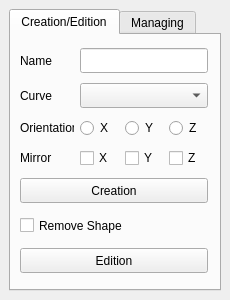
<?xml version="1.0" encoding="UTF-8"?>
<ui version="4.0">
 <class>CMMainWindow</class>
 <widget class="QMainWindow" name="CMMainWindow">
  <property name="geometry">
   <rect>
    <x>0</x>
    <y>0</y>
    <width>230</width>
    <height>300</height>
   </rect>
  </property>
  <property name="minimumSize">
   <size>
    <width>230</width>
    <height>300</height>
   </size>
  </property>
  <property name="maximumSize">
   <size>
    <width>230</width>
    <height>300</height>
   </size>
  </property>
  <property name="windowTitle">
   <string>Curve Manager</string>
  </property>
  <widget class="QWidget" name="centralwidget">
   <layout class="QGridLayout" name="gridLayout_3">
    <item row="0" column="0">
     <widget class="QTabWidget" name="tabWidget">
      <property name="minimumSize">
       <size>
        <width>210</width>
        <height>270</height>
       </size>
      </property>
      <property name="currentIndex">
       <number>0</number>
      </property>
      <widget class="QWidget" name="tab">
       <attribute name="title">
        <string>Creation/Edition</string>
       </attribute>
       <layout class="QGridLayout" name="gridLayout">
        <item row="0" column="0">
         <widget class="QLabel" name="label">
          <property name="minimumSize">
           <size>
            <width>0</width>
            <height>25</height>
           </size>
          </property>
          <property name="maximumSize">
           <size>
            <width>54</width>
            <height>25</height>
           </size>
          </property>
          <property name="text">
           <string>Name</string>
          </property>
         </widget>
        </item>
        <item row="0" column="1">
         <widget class="QLineEdit" name="name_lE">
          <property name="minimumSize">
           <size>
            <width>0</width>
            <height>25</height>
           </size>
          </property>
          <property name="maximumSize">
           <size>
            <width>128</width>
            <height>25</height>
           </size>
          </property>
         </widget>
        </item>
        <item row="1" column="0">
         <widget class="QLabel" name="label_2">
          <property name="minimumSize">
           <size>
            <width>0</width>
            <height>25</height>
           </size>
          </property>
          <property name="maximumSize">
           <size>
            <width>54</width>
            <height>25</height>
           </size>
          </property>
          <property name="text">
           <string>Curve</string>
          </property>
         </widget>
        </item>
        <item row="1" column="1">
         <widget class="QComboBox" name="curve_comB">
          <property name="minimumSize">
           <size>
            <width>0</width>
            <height>25</height>
           </size>
          </property>
          <property name="maximumSize">
           <size>
            <width>128</width>
            <height>25</height>
           </size>
          </property>
         </widget>
        </item>
        <item row="2" column="0">
         <widget class="QLabel" name="label_3">
          <property name="maximumSize">
           <size>
            <width>54</width>
            <height>25</height>
           </size>
          </property>
          <property name="text">
           <string>Orientation</string>
          </property>
         </widget>
        </item>
        <item row="2" column="1">
         <layout class="QHBoxLayout" name="horizontalLayout">
          <item>
           <widget class="QRadioButton" name="orientation_rB_x">
            <property name="text">
             <string>X</string>
            </property>
           </widget>
          </item>
          <item>
           <widget class="QRadioButton" name="orientation_rB_y">
            <property name="text">
             <string>Y</string>
            </property>
           </widget>
          </item>
          <item>
           <widget class="QRadioButton" name="orientation_rB_z">
            <property name="text">
             <string>Z</string>
            </property>
           </widget>
          </item>
         </layout>
        </item>
        <item row="3" column="0">
         <widget class="QLabel" name="label_4">
          <property name="maximumSize">
           <size>
            <width>54</width>
            <height>25</height>
           </size>
          </property>
          <property name="text">
           <string>Mirror</string>
          </property>
         </widget>
        </item>
        <item row="3" column="1">
         <layout class="QHBoxLayout" name="horizontalLayout_2">
          <item>
           <widget class="QCheckBox" name="mirror_cB_x">
            <property name="text">
             <string>X</string>
            </property>
           </widget>
          </item>
          <item>
           <widget class="QCheckBox" name="mirror_cB_y">
            <property name="text">
             <string>Y</string>
            </property>
           </widget>
          </item>
          <item>
           <widget class="QCheckBox" name="mirror_cB_z">
            <property name="text">
             <string>Z</string>
            </property>
           </widget>
          </item>
         </layout>
        </item>
        <item row="4" column="0" colspan="2">
         <widget class="QPushButton" name="creation_pB">
          <property name="minimumSize">
           <size>
            <width>0</width>
            <height>25</height>
           </size>
          </property>
          <property name="maximumSize">
           <size>
            <width>188</width>
            <height>25</height>
           </size>
          </property>
          <property name="text">
           <string>Creation</string>
          </property>
         </widget>
        </item>
        <item row="5" column="0" colspan="2">
         <widget class="QCheckBox" name="remove_shape_cB">
          <property name="minimumSize">
           <size>
            <width>0</width>
            <height>25</height>
           </size>
          </property>
          <property name="text">
           <string>Remove Shape</string>
          </property>
         </widget>
        </item>
        <item row="6" column="0" colspan="2">
         <widget class="QPushButton" name="curve_edition_pB">
          <property name="minimumSize">
           <size>
            <width>0</width>
            <height>25</height>
           </size>
          </property>
          <property name="maximumSize">
           <size>
            <width>188</width>
            <height>25</height>
           </size>
          </property>
          <property name="text">
           <string>Edition</string>
          </property>
         </widget>
        </item>
       </layout>
      </widget>
      <widget class="QWidget" name="tab_2">
       <attribute name="title">
        <string>Managing</string>
       </attribute>
       <layout class="QGridLayout" name="gridLayout_2">
        <item row="0" column="0">
         <widget class="QLabel" name="label_5">
          <property name="minimumSize">
           <size>
            <width>0</width>
            <height>25</height>
           </size>
          </property>
          <property name="text">
           <string>Shape name</string>
          </property>
         </widget>
        </item>
        <item row="0" column="1">
         <widget class="QLineEdit" name="new_shape_lE">
          <property name="minimumSize">
           <size>
            <width>0</width>
            <height>25</height>
           </size>
          </property>
         </widget>
        </item>
        <item row="1" column="0" colspan="2">
         <widget class="QPushButton" name="save_to_dict_pB">
          <property name="minimumSize">
           <size>
            <width>0</width>
            <height>25</height>
           </size>
          </property>
          <property name="text">
           <string>Save / Edit</string>
          </property>
         </widget>
        </item>
        <item row="3" column="0" colspan="2">
         <widget class="QPushButton" name="delete_shape_pB">
          <property name="minimumSize">
           <size>
            <width>0</width>
            <height>25</height>
           </size>
          </property>
          <property name="text">
           <string>Delete</string>
          </property>
         </widget>
        </item>
        <item row="2" column="1">
         <widget class="QComboBox" name="curve_to_delete_comB">
          <property name="minimumSize">
           <size>
            <width>0</width>
            <height>25</height>
           </size>
          </property>
          <property name="maximumSize">
           <size>
            <width>123</width>
            <height>25</height>
           </size>
          </property>
         </widget>
        </item>
        <item row="2" column="0">
         <widget class="QLabel" name="label_6">
          <property name="minimumSize">
           <size>
            <width>0</width>
            <height>25</height>
           </size>
          </property>
          <property name="maximumSize">
           <size>
            <width>59</width>
            <height>25</height>
           </size>
          </property>
          <property name="text">
           <string>Curve name</string>
          </property>
         </widget>
        </item>
       </layout>
      </widget>
     </widget>
    </item>
   </layout>
  </widget>
 </widget>
 <resources/>
 <connections/>
</ui>
